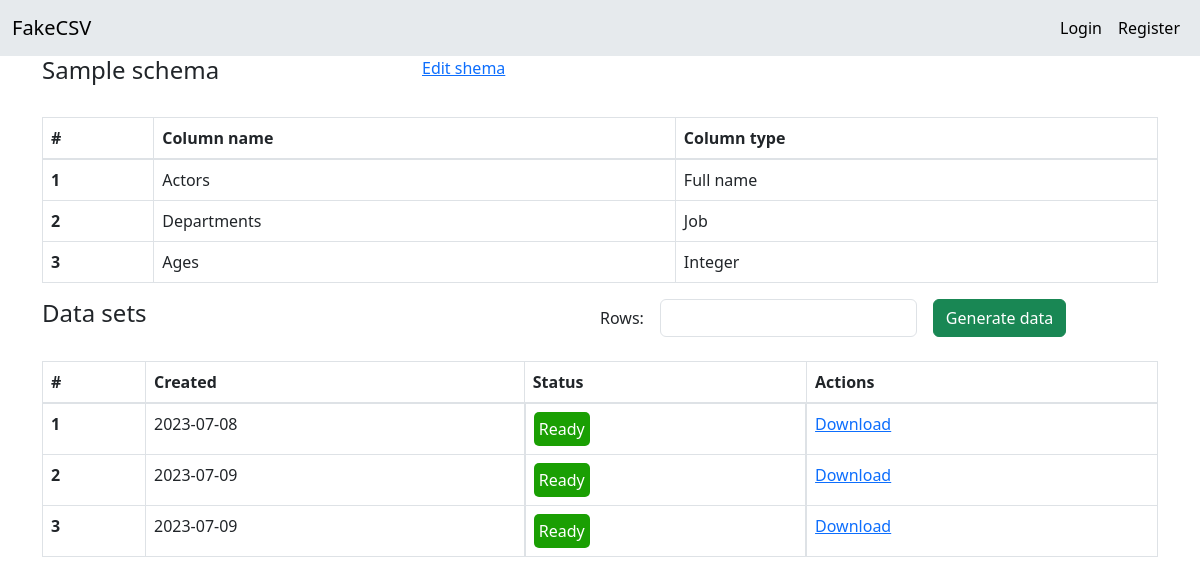
Page /data-sets/Movies/ on the committed database.
### CSV_converter/models.py (models this page shows, shortened)
class Column(models.Model):
    name = models.CharField(max_length=255)
    type = models.CharField(
        max_length=255,
        choices=TYPE_CHOICES
    )
    order = models.CharField(max_length=255)
    schema = models.ForeignKey(
        Schema,
        on_delete=models.CASCADE
    )

class File(models.Model):
    name = models.CharField(max_length=255)
    date = models.DateField(auto_now=True)
    schema = models.ForeignKey(
        Schema,
        on_delete=models.CASCADE
    )

### CSV_converter/views.py (the view, shortened to what this page needs)
# urls.py: path('data-sets/<str:name>/', views.DataSetsView.as_view(), name='data_sets'),
class DataSetsView(View):
    template_name = "data_sets.html"
    fake = Faker()
    def get(self, *args, **kwargs):
        name = kwargs.get('name')
        if name:
            schema = get_object_or_404(Schema, name=name)
            columns = schema.column_set.all()
            files = schema.file_set.all()
        else:
            columns = ''
            files = ''
        return render(self.request, self.template_name, {"schema_name": schema.name, "columns": columns, "files": files})

### CSV_converter/templates/data_sets.html (shortened to what this page needs)
{% extends 'base.html' %}
{% block content %}
  <form method="post">
    <div class="row justify-content-start">
      <div class="col-4">
        <h4>Sample schema</h4>
      </div>
      <div class="col-4">
        <a href="{% url 'edit_schema' name=schema_name %}">Edit shema</a>
      </div>
    </div>
    <br>
    <table class="table table-bordered">
      <thead>
        <tr>
          <th scope="col">#</th>
          <th scope="col">Column name</th>
          <th scope="col">Column type</th>
        </tr>
      </thead>
      <tbody>
        {% for column in columns %}
          <tr>
            <th scope="row">{{ forloop.counter }}</th>
            <td>{{ column.name }}</td>
            <td>{{ column.get_type_display }}</td>
          </tr>
        {% endfor %}
      </tbody>
    </table>
    <div class="d-flex justify-content-between mb-4">
      <div class="col p-0">
        <h4>Data sets</h4>
      </div>
      <div class="col">
        <div class="row g-3 align-items-center">
          <div class="col-auto">
            <label for="rows" class="col-form-label">Rows:</label>
          </div>
          <div class="col-auto">
            <input type="text" id="rows" name="rows" class="form-control">
          </div>
          <div class="col-auto">
            <button id="generate-data" type="submit" class="btn btn-success">Generate data</button>
          </div>
        </div>
      </div>
    </div>
    <table id="data-table" class="table table-bordered">
      <thead>
        <tr>
          <th scope="col">#</th>
          <th scope="col">Created</th>
          <th scope="col">Status</th>
          <th scope="col">Actions</th>
        </tr>
      </thead>
      <tbody id="table-body">
        {% for file in files %}
          <tr>
            <th scope="row">{{ forloop.counter }}</th>
            <td>{{ file.date|date:"Y-m-d" }}</td>
            <td class="status-cell" style="display:flex;">
              <div style="background-color: #1a9f03; border-radius: 5px; padding: 5px; color: white;">Ready</div>
            </td>
            <td><a href="/media/{{ file.name }}">Download</a></td>
          </tr>
        {% endfor %}
      </tbody>
    </table>
  </form>
{% endblock %}

### rows in the picture
Column: name "Actors", type "Full name"
Column: name "Departments", type "Job"
Column: name "Ages", type "Integer"
File: date "2023-07-08"
File: date "2023-07-09"
File: date "2023-07-09"
